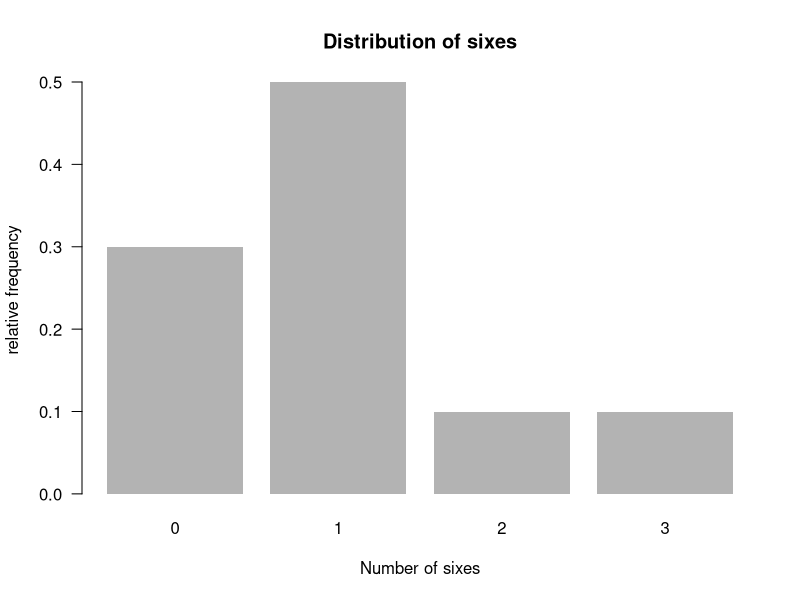

Generate this figure with R:
# roll a die a given number of times
roll <- function(die = 1:6, times = 1) {
  sample(die, size = times, replace = TRUE)
}

# how many sixes in a vector of rolls
num_sixes <- function(x) {
  sum(x == 6)
}


games <- 10
wager <- 1
set.seed(1234)

rolls <- roll(die = 1:6, times = 4 * games)

outputs <- matrix(rolls, nrow = games, ncol = 4, byrow = TRUE)

sixes <- apply(outputs, 1, num_sixes)

losses <- sum(sixes == 0)

wins <- games - losses

gain <- wager * (wins - losses)

barplot(round(table(sixes) / games, 2),
         las = 1, col = "gray70", border = NA,
         xlab = "Number of sixes",
         ylab = "relative frequency",
         main = "Distribution of sixes")
